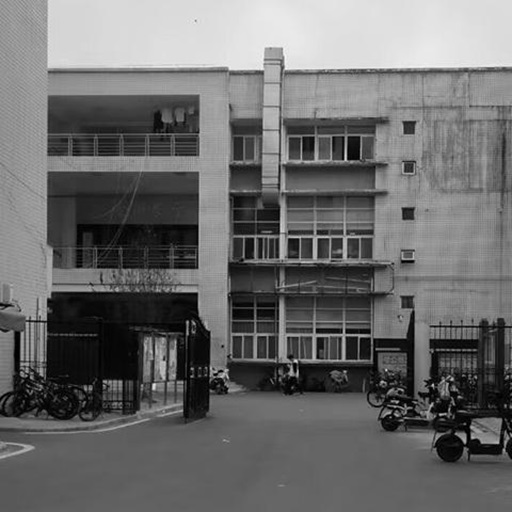
#> input picture DIP/images/school_gray2.jpg, 512 x 512 px, found by its file name
$ python 'Harris角点检测.py'
#> lines starting #> are read from the running program, lines starting #| are printed output that depends on the picture; after the words box and inside, x2 and y2 are one past the last pixel; in counts of white or black regions, pixels touching at a corner belong together
import cv2
import numpy as np
import matplotlib.pyplot as plt

# 1. 加载灰度图像 "school_gray2.jpg"
gray_image = cv2.imread('school_gray2.jpg', cv2.IMREAD_GRAYSCALE)  # 直接以灰度模式加载
#> gray_image is the input picture: shape (512, 512); min 0, max 249, mean 107.4

# 2. 将灰度图像转换为浮动格式
gray_image = np.float32(gray_image)

# 3. 使用 Harris 角点检测
dst = cv2.cornerHarris(gray_image, blockSize=2, ksize=3, k=0.04)
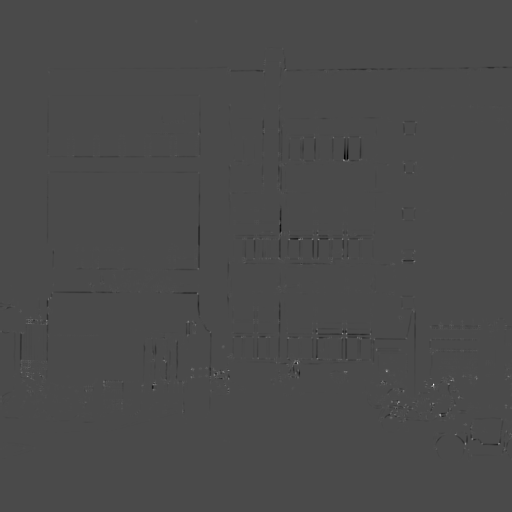
#> dst: shape (512, 512) float32; min -25256188, max 60763140, mean -55521.2; drawn with min black and max white

# 4. 对结果进行膨胀，以便角点更加显著
dst = cv2.dilate(dst, None)
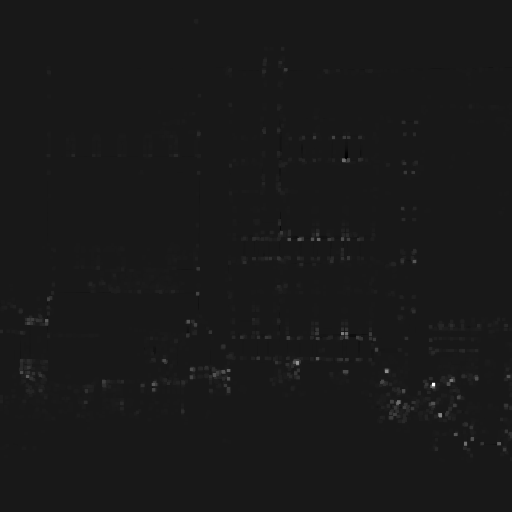
#> dst: shape (512, 512) float32; min -6552220, max 60763140, mean 160803.3; drawn with min black and max white

# 5. 设置阈值，标记角点
threshold = 0.01 * dst.max()  # 选择阈值（最大值的 1%）
#> threshold = 607631.4
# 加载原始图像用于标记角点
image = cv2.imread('school_gray2.jpg')

# 6. 在角点位置标记为红色（对于灰度图像，将其颜色设置为白色）
image[dst > threshold] = [255, 0, 0]  # 由于是灰度图，标记为蓝色
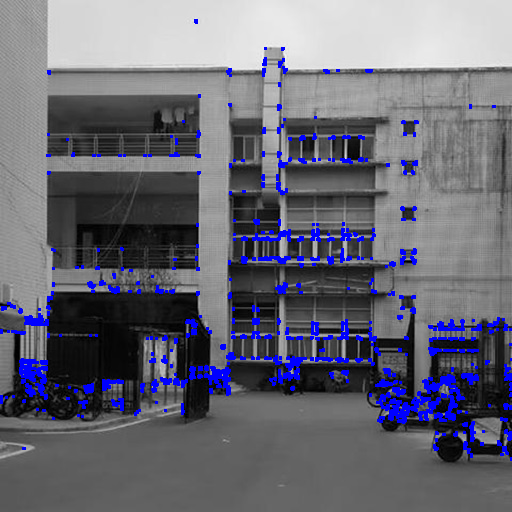
#> image: shape (512, 512, 3); 4.87% of pixels changed, all inside (x1, y1, x2, y2) = (0, 19, 512, 461)

# 7. 显示结果
plt.figure(figsize=(8, 6))
plt.imshow(cv2.cvtColor(image, cv2.COLOR_BGR2RGB))  # 转换为 RGB 格式显示
plt.title('Harris Corner Detection')
plt.axis('off')
plt.show()
